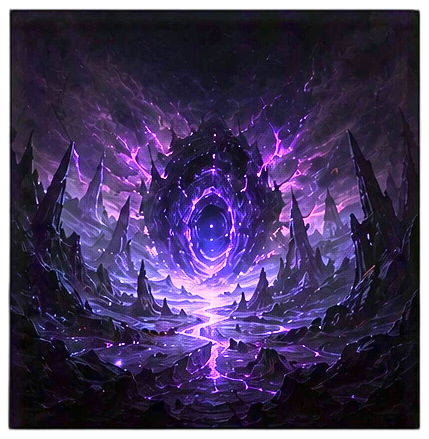
#> input picture assets/resources/ui/daily/ai/scene_abyss_lit.png, 429 x 439 px, given in place of scene_awaken.png, which was not available
$ python daily_scene_lit.py
#> lines starting #> are read from the running program, lines starting #| are printed output that depends on the picture
### tools/qa/glass_kit_gen.py
"""B 风格(毛玻璃)共用组件贴图生成(2026-10-28 用户选 B,原型 周报截图/2026-10-28_整体UI去AI感/proto/hero_b2.png)。
全部程序绘制(4 倍超采样后缩小,边缘抗锯齿),输出 assets/resources/ui/glass/*.png + meta(sprite-frame / trim none / 不压缩)。
九宫格边距在运行时设(UiGlassKit.GLASS_SLICES),meta 里 border 保持 0。
用法:python tools/qa/glass_kit_gen.py
"""
import json
import math
import os
import uuid

from PIL import Image, ImageDraw

ROOT = os.path.dirname(os.path.dirname(os.path.dirname(os.path.abspath(__file__))))
OUT = os.path.join(ROOT, 'assets', 'resources', 'ui', 'glass')
META_TEMPLATE = os.path.join(ROOT, 'assets', 'resources', 'ui', 'town', 'terminal', 'ring_overlay_b.png.meta')
SS = 4  # 超采样倍数

# 色板(与原型取色一致)
GLASS = (20, 24, 33)
CHAMPAGNE_TOP = (238, 214, 164)
CHAMPAGNE_BOTTOM = (206, 172, 112)
WHITE = (255, 255, 255)


# [42 lines left out: functions rounded, line_icon, not called in this run]


def write_meta(png_path, w, h):
    meta_path = png_path + '.meta'
    template = json.load(open(META_TEMPLATE, encoding='utf-8'))
    old = template['uuid']
    new = json.load(open(meta_path, encoding='utf-8'))['uuid'] if os.path.exists(meta_path) else str(uuid.uuid4())
    text = json.dumps(template, ensure_ascii=False, indent=2).replace(old, new)
    meta = json.loads(text)
    name = os.path.splitext(os.path.basename(png_path))[0]
    for sub in meta['subMetas'].values():
        sub['displayName'] = name
    frame = meta['subMetas']['f9941']['userData']
    frame.update({'width': w, 'height': h, 'rawWidth': w, 'rawHeight': h})
    frame['vertices']['rawPosition'] = [-w / 2, -h / 2, 0, w / 2, -h / 2, 0, -w / 2, h / 2, 0, w / 2, h / 2, 0]
    frame['vertices']['uv'] = [0, h, w, h, 0, 0, w, 0]
    frame['vertices']['minPos'] = [-w / 2, -h / 2, 0]
    frame['vertices']['maxPos'] = [w / 2, h / 2, 0]
    meta['userData']['compressSettings'] = {'useCompressTexture': False, 'presetId': ''}
    json.dump(meta, open(meta_path, 'w', encoding='utf-8'), ensure_ascii=False, indent=2)


# [138 lines left out: functions save, main, rail_selected, shaded, not called in this run]


def _mix(c0, c1, t):
    t = max(0.0, min(1.0, t))
    return tuple(int(c0[i] * (1 - t) + c1[i] * t) for i in range(len(c0)))


def panel_lit(u, v, d):
    glow = math.exp(-d / 4.5) * (0.75 - 0.4 * v) + math.exp(-((u ** 2 + v ** 2) ** 0.5) / 0.18) * 0.35
    return _mix((19, 29, 38, 206), (62, 74, 88, 225), glow)


# [84 lines left out: functions _haze, lit_block, panel_inner, frame_inner, pill_inner, row_ready_inner and 1 more, not called in this run]


def _edge_dist(u, v, w, h):
    """到左右 / 上下边的距离(输出像素)。"""
    return min(u, 1 - u) * (w - 1), min(v, 1 - v) * (h - 1)


# [48 lines left out: functions panel_sel_tex, panel_sel_lit, not called in this run]


def frame_lit(u, v, d):
    glow = math.exp(-d / 7.0) * (0.9 + 0.2 * (1 - v)) + math.exp(-((u ** 2 + v ** 2) ** 0.5) / 0.2) * 0.25
    return _mix((15, 20, 26, 228), (44, 53, 66, 238), glow)


# [30 lines left out: functions secondary_lit, primary_dim, tab_glow, fade_line, not called in this run]


P = None  # 当前抠图用的原型像素(extract_proto_icons 切换)
PROTO = os.path.join(ROOT, '周报截图', '2026-10-28_整体UI去AI感', 'proto', 'hero_b2.png')


# [164 lines left out: functions extract_proto_icons, cut_line_icons, _circle_tex, hud_textures, cut_keep, not called in this run]


# [2 lines that do not run on import are left out]

### tools/qa/daily_scene_lit.py
"""每日副本 B 风格左栏 / 横幅用的提亮场景图(11-02 用户「地图封面太暗,要和原型一样亮」)。
原图 ui/daily/ai/scene_*.png 平均亮度 17~32,原型缩略图约 43~51:按图逐张求线性增益(暗部保持黑、亮部柔和压顶,不像 gamma 那样把暗部抬成灰雾)把平均亮度拉到 ~47,再加饱和度。
原图不动(旧版页面仍在用),输出 scene_*_lit.png(meta 同 glass_kit_gen 口径)。
用法:python tools/qa/daily_scene_lit.py
"""
import os
import sys

import numpy as np
from PIL import Image, ImageEnhance

sys.path.insert(0, os.path.dirname(os.path.abspath(__file__)))
import glass_kit_gen as kit  # noqa: E402

DIR = os.path.join(kit.ROOT, 'assets', 'resources', 'ui', 'daily', 'ai')
TARGET = 47.0


def lit(name):
#> called with name = 'awaken'
    src = Image.open(os.path.join(DIR, f'scene_{name}.png')).convert('RGBA')
#> src is the input picture: PIL image 429x439 RGBA; mean R, G, B, A 50.8, 37.8, 74.2, 233.2
    rgb = np.asarray(src.convert('RGB')).astype(float) / 255.0
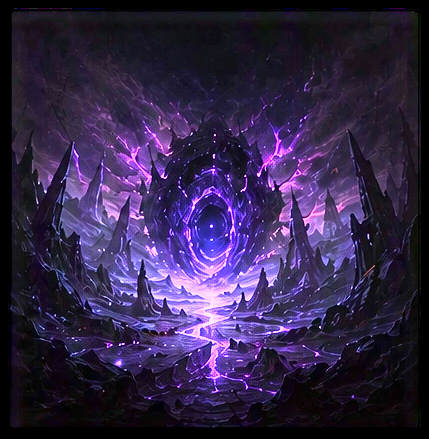
#> rgb: shape (439, 429, 3) float64; mean R, G, B 0.199, 0.148, 0.291
    lum = (0.299 * rgb[..., 0] + 0.587 * rgb[..., 1] + 0.114 * rgb[..., 2])
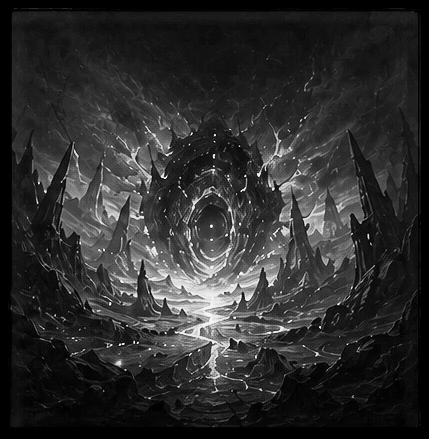
#> lum: shape (439, 429) float64; min 0, max 0.984, mean 0.18
    def tone(x, gain):
        # 线性增益 + 软压顶(超过 0.8 的部分渐进逼近 1)
        y = x * gain
        knee = 0.8
        over = np.maximum(0, y - knee)
        return np.where(y > knee, knee + (1 - knee) * (1 - np.exp(-over / (1 - knee))), y)
    lo, hi = 1.0, 5.0
    for _ in range(30):  # 二分求增益,使平均亮度≈TARGET
        g = (lo + hi) / 2
        mean = tone(lum, g).mean() * 255
        if mean > TARGET:
            hi = g
        else:
            lo = g
#> this loop made 30 passes
#> mean on passes 1 to 12: 114.1, 84.83, 66.65, 56.55, 51.24, 48.51, 47.13, 46.44, 46.79, 46.96, 47.05, 47
#> pass 1, in tone, `over = np.maximum(0, y - knee)`:
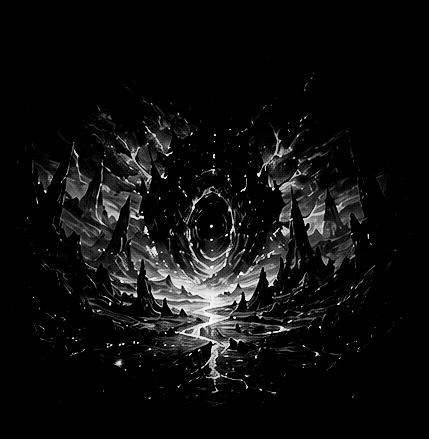
#> over: shape (439, 429) float64; min 0, max 2.15, mean 0.123; drawn with min black and max white
#> pass 2, in tone (call 2), `over = np.maximum(0, y - knee)`:
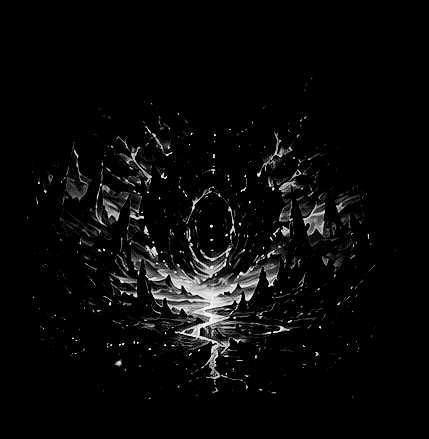
#> over: shape (439, 429) float64; min 0, max 1.17, mean 0.0411; drawn with min black and max white
    gain = (lo + hi) / 2
    scale = np.where(lum > 1e-4, tone(lum, gain) / np.maximum(lum, 1e-4), gain)
#> in tone (call 31), `over = np.maximum(0, y - knee)`:
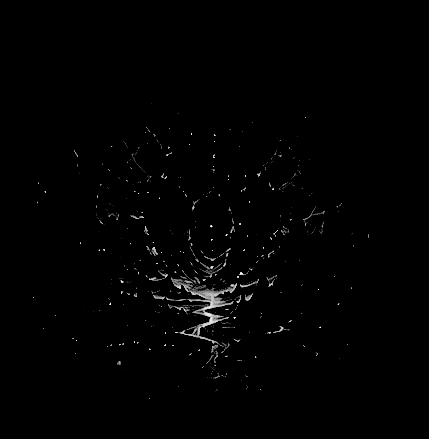
#> over: shape (439, 429) float64; min 0, max 0.212, mean 0.00169; drawn with min black and max white
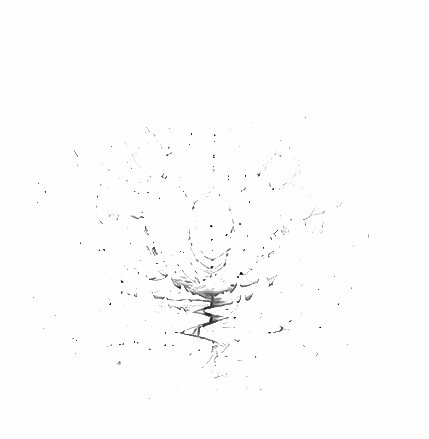
#> scale: shape (439, 429) float64; min 0.946, max 1.03, mean 1.03; drawn with min black and max white
    out = np.clip(rgb * scale[..., None], 0, 1)
    im = Image.fromarray((out * 255).astype(np.uint8), 'RGB')
    im = ImageEnhance.Color(im).enhance(1.25)
    im.putalpha(src.getchannel('A'))
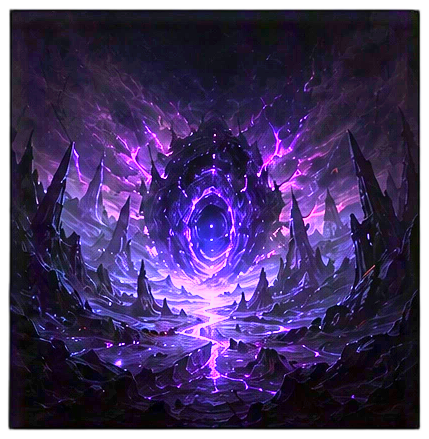
#> im: PIL image 429x439 RGBA; mean R, G, B, A 52.4, 35.9, 81.1, 233.2; transparent parts drawn white
    path = os.path.join(DIR, f'scene_{name}_lit.png')
    im.save(path, optimize=True)
    kit.write_meta(path, im.width, im.height)
    print(name, f'gain={gain:.2f}', round(np.asarray(im.convert('L')).mean()))


if __name__ == '__main__':
    for key in ('awaken', 'forge', 'arcane', 'abyss'):
#> (the run stopped early here; a loop or call above may not have finished)
